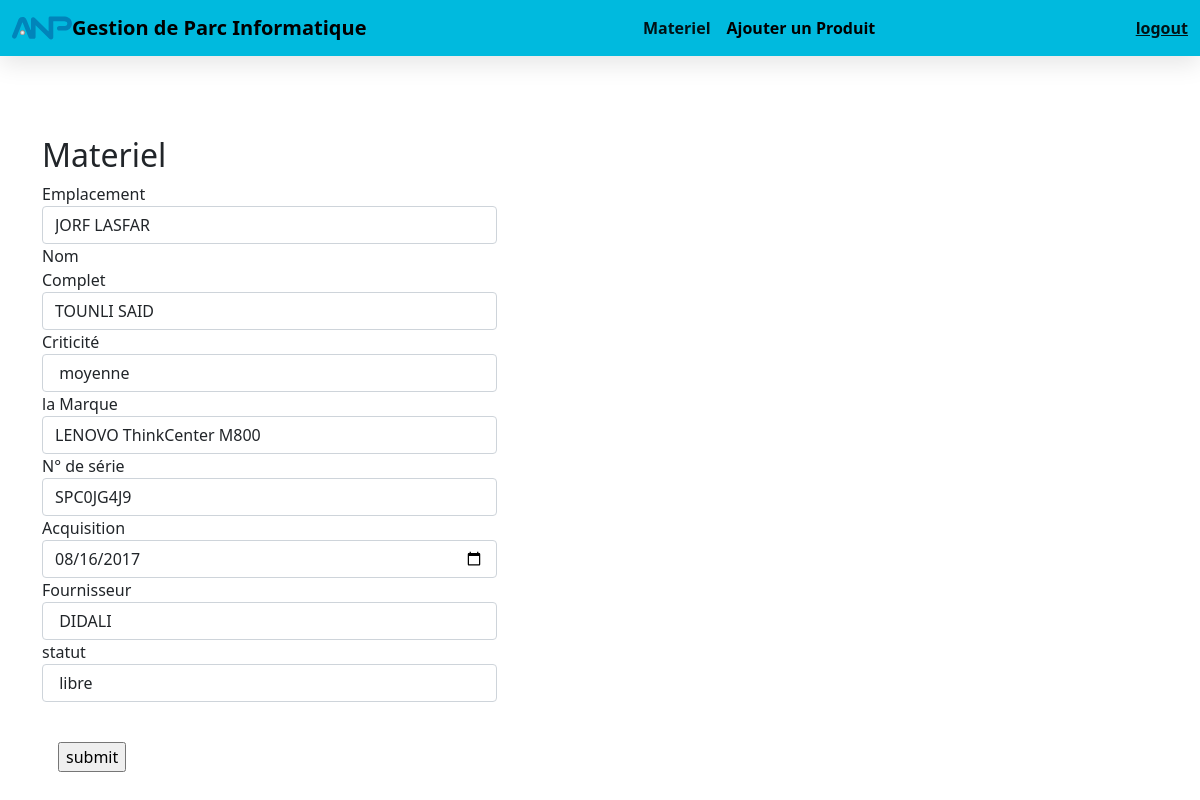
The page /update.php?id=26 on the database its author committed.
### tables this page shows
CREATE TABLE `materiel` (
  `id` int(11) NOT NULL,
  `Emplacement` varchar(255) NOT NULL,
  `Full_Name` varchar(255) NOT NULL,
  `Marque` varchar(255) NOT NULL,
  `N°_de_série` varchar(255) NOT NULL,
  `Acquisition` date NOT NULL,
  `Fournisseur` varchar(255) NOT NULL,
  `Statut` varchar(255) NOT NULL,
  `Criticité` varchar(255) NOT NULL
);

### update.php (the view, shortened to what this page needs)
<?php
 include_once 'conn.php';
 $id=$_GET['id'];
 $selsql = "SELECT * FROM materiel WHERE id=$id ";
 $res = mysqli_query($conn,$selsql);
 $r = mysqli_fetch_assoc($res);
?>
<!DOCTYPE html>
<html lang="en">
<head>
    <link href="https://cdn.jsdelivr.net/npm/bootstrap@5.1.3/dist/css/bootstrap.min.css" rel="stylesheet">
    <link rel="stylesheet" href="https://stackpath.bootstrapcdn.com/font-awesome/4.7.0/css/font-awesome.min.css">
    <link rel="stylesheet" href="style1.css">
</head>
<body>
  <?php
  include 'navbar.php';
  ?>
   <div class="container">
        <div class="row pt-4">
            <form action="" method="POST" class="form-horizontal col-md-6 pt-4">
                <h2>Materiel</h2>
                <div class="form-group">
                    <label for="input1" class="col-sm-2 control-label">Emplacement</label>
                    <div class="col-sm-10">
                        <input type="text" name="Emplacement" placeholder="" class="form-control" id="input1" value="<?php echo $r['Emplacement'] ?>">
                    </div>
                </div>
                <div class="form-group">
                    <label for="input1" class="col-sm-2 control-label">Nom Complet</label>
                    <div class="col-sm-10">
                        <input type="text" name="Full_Name" placeholder="" class="form-control" id="input1" value="<?php echo $r['Full_Name'] ?>">
                    </div>
                </div>
                <div class="form-group">
                    <label for="input1" class="col-sm-2 control-label">Criticité</label>
                    <div class="col-sm-10">
                        <input type="text" name="Criticité" placeholder="" class="form-control" id="input1" value="<?php echo $r['Criticité'] ?>">
                    </div>
                </div>
                <div class="form-group">
                    <label for="input1" class="col-sm-2 control-label">la Marque </label>
                    <div class="col-sm-10">
                        <input type="text" name="Marque" placeholder="" class="form-control" id="input1" value="<?php echo $r['Marque'] ?>">
                    </div>
                </div>
                <div class="form-group">
                    <label for="input1" class="col-sm-2 control-label">N° de série</label>
                    <div class="col-sm-10">
                        <input type="text" name="N°_de_série" placeholder="" class="form-control" id="input1" value="<?php echo $r['N°_de_série'] ?>">
                    </div>
                </div>
                <div class="form-group">
                    <label for="input1" class="col-sm-2 control-label">Acquisition</label>
                    <div class="col-sm-10">
                        <input type="date" name="Acquisition" placeholder="" class="form-control" id="input1" value="<?php echo $r['Acquisition'] ?>">
                    </div>
                </div>
                <div class="form-group">
                    <label for="input1" class="col-sm-2 control-label">Fournisseur</label>
                    <div class="col-sm-10">
                        <input type="text" name="Fournisseur" placeholder="" class="form-control" id="input1" value="<?php echo $r['Fournisseur'] ?>">
                    </div>
                </div>
                <div class="form-group">
                    <label for="input1" class="col-sm-2 control-label">statut</label>
                    <div class="col-sm-10">
                        <input type="text" name="Statut" placeholder="" class="form-control" id="input1" value="<?php echo $r['Statut'] ?>">
                    </div>
                </div>
                <div class="pt-4">
                    <input type="submit" name="submit" value="submit" class="bnt bnt-primary m-3">
                </div>
            </form>
        </div>
    </div>
</body>
</html>

### style1.css (style rules this page uses)
.container { margin-top: 2rem; background: #fff; }

### rows shown on the page
materiel: Emplacement "JORF LASFAR", Full_Name "TOUNLI SAID", Criticité "moyenne", Marque "LENOVO ThinkCenter M800", value "SPC0JG4J9", Acquisition "08/16/2017", Fournisseur "DIDALI", Statut "libre"
